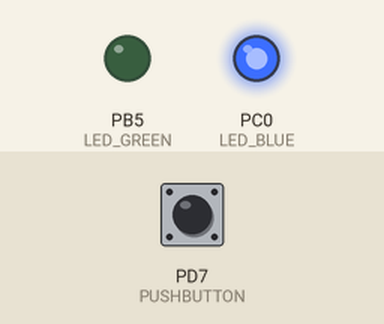
Simulated run of this program. Board: ATmega328P, built with avr-gcc and emulated at 16 MHz. Parts: output pins drawn as LEDs (lit = HIGH). Dashed ring = blinking. Inputs (shaded band) come from the test bench; at power-on: PD7 (PUSHBUTTON) HIGH.

Above: at 1.2 s.
1.3 s: PD7 (PUSHBUTTON) pulled LOW for 0.15 s
At 2.05 s:
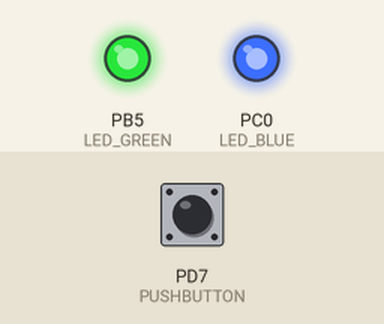
4.4 s: PD7 (PUSHBUTTON) pulled LOW for 1 s
At 5.8 s:
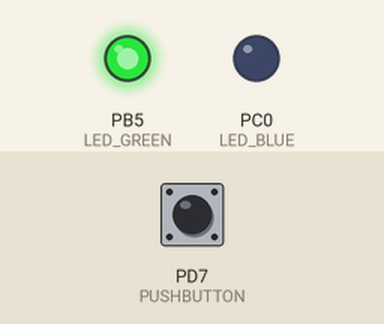
7.9 s: PD7 (PUSHBUTTON) pulled LOW for 3.2 s
At 12.3 s:
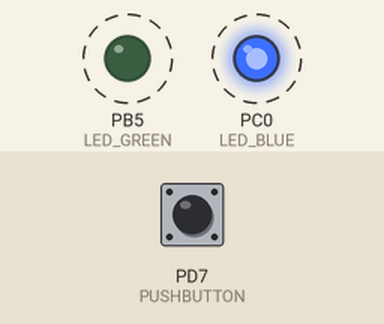
Timing chart, 0 to 13.8 s (numbered marks = the images above; inputs shaded):
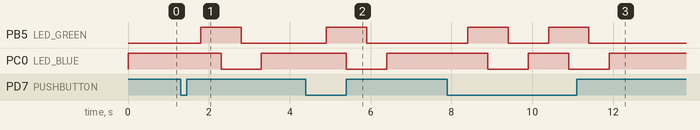

Measured:
- after the input at 1.3 s, PB5 (LED_GREEN): LOW → HIGH after 0.50 s, → LOW 1.0 s later; PC0 (LED_BLUE): HIGH → LOW after 1.0 s, → HIGH 1.0 s later
- after the input at 4.4 s, PB5 (LED_GREEN): LOW → HIGH after 0.50 s, → LOW 1.0 s later; PC0 (LED_BLUE): HIGH → LOW after 1.0 s, → HIGH 1.0 s later
- after the input at 7.9 s, PB5 (LED_GREEN): alternates HIGH for 1.0 s and LOW for 1.0 s, 4 changes in all, then stays LOW, starting after 0.50 s; PC0 (LED_BLUE): alternates HIGH for 1.0 s and LOW for 1.0 s, 4 changes in all, then stays HIGH, starting after 1.0 s

The program:

main.c
```c
// (licence header left out)
/* Defines -----------------------------------------------------------*/
#define LED_GREEN   PB5     // AVR pin where green LED is connected
#define LED_BLUE    PC0
#define PUSHBUTTON  PD7
#define BLINK_DELAY 500
#ifndef F_CPU
# define F_CPU 16000000     // CPU frequency in Hz required for delay
#endif

/* Includes ----------------------------------------------------------*/
#include <util/delay.h>     // Functions for busy-wait delay loops
#include <avr/io.h>         // AVR device-specific IO definitions
#include <avr/sfr_defs.h>

/* Functions ---------------------------------------------------------*/
/**********************************************************************
 * Function: Main function where the program execution begins
 * Purpose:  Toggle two LEDs when a push button is pressed.
 * Returns:  none
 **********************************************************************/
int main(void)
{
    // Green LED at port B
    // Set pin as output in Data Direction Register...
    DDRB = DDRB | (1<<LED_GREEN);
    // ...and turn LED off in Data Register
    PORTB = PORTB & ~(1<<LED_GREEN);

    // Configure the second LED at port C
	DDRC = DDRC | (1<<LED_BLUE);
	PORTC = ~(PORTC & (1<<LED_BLUE));
	//PORTC = PORTC ^ (1<<LED_BLUE); // prasárna - pøedìlat !!!!

    // Configure Push button at port D and enable internal pull-up resistor

	DDRD = DDRD | (0<<PUSHBUTTON);
	PORTD = PORTD | (1<<PUSHBUTTON);

    // Infinite loop
    while (1)
    {
        // Pause several milliseconds
		if(bit_is_clear(PIND, PD7))
		{
			_delay_ms(BLINK_DELAY);
			PORTB = PORTB ^ (1<<LED_GREEN);
			_delay_ms(BLINK_DELAY);
			PORTC = PORTC ^ (1<<LED_BLUE);
			_delay_ms(BLINK_DELAY);
			PORTB = PORTB ^ (1<<LED_GREEN);
			_delay_ms(BLINK_DELAY);
			PORTC = PORTC ^ (1<<LED_BLUE);
			loop_until_bit_is_clear(PIND, PUSHBUTTON);
		}
    }

    // Will never reach this
    return 0;
}
```
